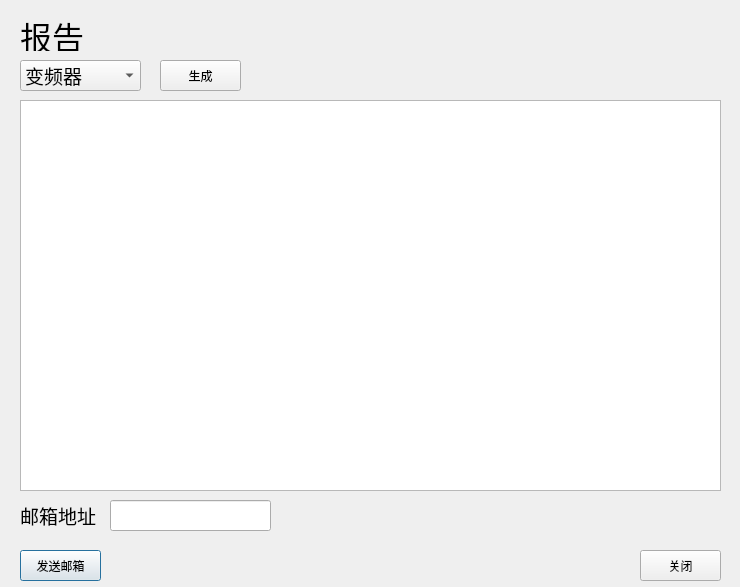
<?xml version="1.0" encoding="UTF-8"?>
<ui version="4.0">
 <class>Dialog</class>
 <widget class="QDialog" name="Dialog">
  <property name="geometry">
   <rect>
    <x>0</x>
    <y>0</y>
    <width>740</width>
    <height>587</height>
   </rect>
  </property>
  <property name="windowTitle">
   <string>Dialog</string>
  </property>
  <widget class="QTextEdit" name="textEdit_1">
   <property name="geometry">
    <rect>
     <x>20</x>
     <y>100</y>
     <width>701</width>
     <height>391</height>
    </rect>
   </property>
  </widget>
  <widget class="QComboBox" name="comboBox_1">
   <property name="geometry">
    <rect>
     <x>20</x>
     <y>60</y>
     <width>121</width>
     <height>31</height>
    </rect>
   </property>
   <property name="font">
    <font>
     <family>Agency FB</family>
     <pointsize>14</pointsize>
    </font>
   </property>
   <item>
    <property name="text">
     <string>变频器</string>
    </property>
   </item>
   <item>
    <property name="text">
     <string>OP20</string>
    </property>
   </item>
   <item>
    <property name="text">
     <string>OP30</string>
    </property>
   </item>
   <item>
    <property name="text">
     <string>OP40</string>
    </property>
   </item>
   <item>
    <property name="text">
     <string>系统故障</string>
    </property>
   </item>
  </widget>
  <widget class="QPushButton" name="emailButton">
   <property name="geometry">
    <rect>
     <x>20</x>
     <y>550</y>
     <width>81</width>
     <height>31</height>
    </rect>
   </property>
   <property name="text">
    <string>发送邮箱</string>
   </property>
  </widget>
  <widget class="QLineEdit" name="lineEdit_1">
   <property name="geometry">
    <rect>
     <x>110</x>
     <y>500</y>
     <width>161</width>
     <height>31</height>
    </rect>
   </property>
  </widget>
  <widget class="QLabel" name="label_1">
   <property name="geometry">
    <rect>
     <x>20</x>
     <y>20</y>
     <width>201</width>
     <height>31</height>
    </rect>
   </property>
   <property name="font">
    <font>
     <family>Agency FB</family>
     <pointsize>24</pointsize>
    </font>
   </property>
   <property name="text">
    <string>报告</string>
   </property>
  </widget>
  <widget class="QLabel" name="label_2">
   <property name="geometry">
    <rect>
     <x>20</x>
     <y>500</y>
     <width>81</width>
     <height>31</height>
    </rect>
   </property>
   <property name="font">
    <font>
     <family>Agency FB</family>
     <pointsize>14</pointsize>
    </font>
   </property>
   <property name="text">
    <string>邮箱地址：</string>
   </property>
  </widget>
  <widget class="QPushButton" name="generateButton">
   <property name="geometry">
    <rect>
     <x>160</x>
     <y>60</y>
     <width>81</width>
     <height>31</height>
    </rect>
   </property>
   <property name="text">
    <string>生成</string>
   </property>
  </widget>
  <widget class="QPushButton" name="closeButton">
   <property name="geometry">
    <rect>
     <x>640</x>
     <y>550</y>
     <width>81</width>
     <height>31</height>
    </rect>
   </property>
   <property name="text">
    <string>关闭</string>
   </property>
  </widget>
 </widget>
 <resources/>
 <connections/>
</ui>
